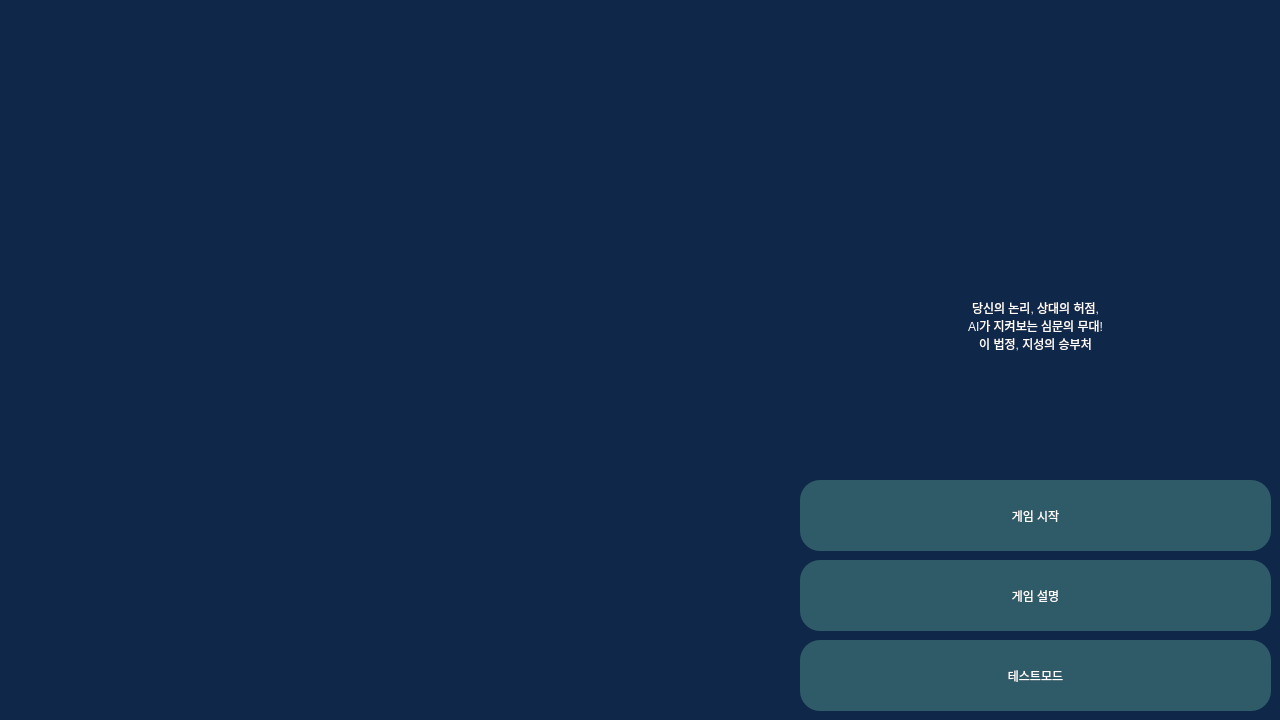
<?xml version="1.0" encoding="UTF-8"?>
<ui version="4.0">
 <class>startWindow</class>
 <widget class="QDialog" name="startWindow">
  <property name="enabled">
   <bool>true</bool>
  </property>
  <property name="geometry">
   <rect>
    <x>0</x>
    <y>0</y>
    <width>1280</width>
    <height>720</height>
   </rect>
  </property>
  <property name="sizePolicy">
   <sizepolicy hsizetype="Preferred" vsizetype="Preferred">
    <horstretch>0</horstretch>
    <verstretch>0</verstretch>
   </sizepolicy>
  </property>
  <property name="mouseTracking">
   <bool>false</bool>
  </property>
  <property name="windowTitle">
   <string>LogiCourt_AI</string>
  </property>
  <property name="styleSheet">
   <string notr="true">QDialog{
	background-color: rgb(15, 39, 72);
}</string>
  </property>
  <property name="modal">
   <bool>false</bool>
  </property>
  <widget class="QPushButton" name="gameTextModeButton">
   <property name="geometry">
    <rect>
     <x>800</x>
     <y>640</y>
     <width>471</width>
     <height>71</height>
    </rect>
   </property>
   <property name="styleSheet">
    <string notr="true">QPushButton{
	background-color: rgb(47, 90, 104);
	color: rgb(255, 254, 254);
	border-radius: 20px;
	font: 24pt &quot;나눔고딕 ExtraBold&quot;;
}

QPushButton:hover{
	background-color: rgb(67, 129, 148);
	border-radius: 20px;
	font: 28pt &quot;나눔고딕 ExtraBold&quot;;
}
QPushButton:pressed{
	background-color: rgb(0, 123, 255);
	border-radius: 20px;
	font: 28pt &quot;나눔고딕 ExtraBold&quot;;
}</string>
   </property>
   <property name="text">
    <string>테스트모드</string>
   </property>
  </widget>
  <widget class="QLabel" name="startImage">
   <property name="geometry">
    <rect>
     <x>10</x>
     <y>10</y>
     <width>781</width>
     <height>701</height>
    </rect>
   </property>
   <property name="autoFillBackground">
    <bool>false</bool>
   </property>
   <property name="styleSheet">
    <string notr="true">QLabel{
	/* 스타일시트는 스케일 설정 불가능. pixMap으로 설정해야 함 */
	image:url(:/images/start.png);
}
</string>
   </property>
   <property name="text">
    <string/>
   </property>
   <property name="pixmap">
    <pixmap resource="assets/resource.qrc">:/images/start.png</pixmap>
   </property>
   <property name="scaledContents">
    <bool>true</bool>
   </property>
   <property name="alignment">
    <set>Qt::AlignCenter</set>
   </property>
  </widget>
  <widget class="QPushButton" name="gameDescriptionButton">
   <property name="geometry">
    <rect>
     <x>800</x>
     <y>560</y>
     <width>471</width>
     <height>71</height>
    </rect>
   </property>
   <property name="styleSheet">
    <string notr="true">QPushButton{
	background-color: rgb(47, 90, 104);
	color: rgb(255, 254, 254);
	border-radius: 20px;
	font: 24pt &quot;나눔고딕 ExtraBold&quot;;
}

QPushButton:hover{
	background-color: rgb(67, 129, 148);
	border-radius: 20px;
	font: 28pt &quot;나눔고딕 ExtraBold&quot;;
}
QPushButton:pressed{
	background-color: rgb(0, 123, 255);
	border-radius: 20px;
	font: 28pt &quot;나눔고딕 ExtraBold&quot;;
}</string>
   </property>
   <property name="text">
    <string>게임 설명</string>
   </property>
  </widget>
  <widget class="QPushButton" name="gameStartButton">
   <property name="geometry">
    <rect>
     <x>800</x>
     <y>480</y>
     <width>471</width>
     <height>71</height>
    </rect>
   </property>
   <property name="styleSheet">
    <string notr="true">QPushButton{
	background-color: rgb(47, 90, 104);
	color: rgb(255, 254, 254);
	border-radius: 20px;
	font: 24pt &quot;나눔고딕 ExtraBold&quot;;
}

QPushButton:hover{
	background-color: rgb(67, 129, 148);
	border-radius: 20px;
	font: 28pt &quot;나눔고딕 ExtraBold&quot;;
}
QPushButton:pressed{
	background-color: rgb(0, 123, 255);
	border-radius: 20px;
	font: 28pt &quot;나눔고딕 ExtraBold&quot;;
}</string>
   </property>
   <property name="text">
    <string>게임 시작</string>
   </property>
  </widget>
  <widget class="QLabel" name="startLogo">
   <property name="geometry">
    <rect>
     <x>800</x>
     <y>10</y>
     <width>471</width>
     <height>161</height>
    </rect>
   </property>
   <property name="styleSheet">
    <string notr="true">QLabel{
	/* background-color: rgb(166, 166, 166); */
	/* image:url(:/images/logo.png); */
}
</string>
   </property>
   <property name="text">
    <string/>
   </property>
   <property name="pixmap">
    <pixmap resource="assets/resource.qrc">:/images/logo.png</pixmap>
   </property>
   <property name="scaledContents">
    <bool>true</bool>
   </property>
   <property name="alignment">
    <set>Qt::AlignCenter</set>
   </property>
  </widget>
  <widget class="QLabel" name="label">
   <property name="geometry">
    <rect>
     <x>800</x>
     <y>180</y>
     <width>471</width>
     <height>291</height>
    </rect>
   </property>
   <property name="styleSheet">
    <string notr="true">QLabel{
	color: rgb(255, 255, 255);
	font: 20pt &quot;나눔고딕&quot;;
}</string>
   </property>
   <property name="text">
    <string>당신의 논리, 상대의 허점,
AI가 지켜보는 심문의 무대!
이 법정, 지성의 승부처</string>
   </property>
   <property name="alignment">
    <set>Qt::AlignCenter</set>
   </property>
  </widget>
 </widget>
 <tabstops>
  <tabstop>gameStartButton</tabstop>
  <tabstop>gameDescriptionButton</tabstop>
  <tabstop>gameTextModeButton</tabstop>
 </tabstops>
 <resources>
  <include location="assets/resource.qrc"/>
 </resources>
 <connections/>
</ui>
